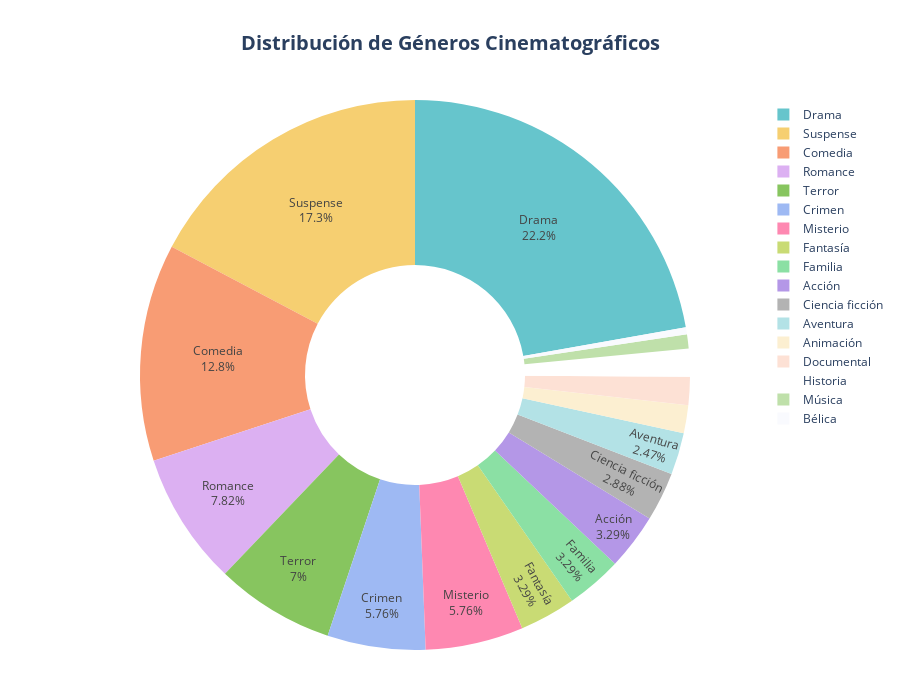

Notebook source saved alongside this figure:
### Code cell
import plotly.express as px

fig = px.pie(df_generos,
             values='recuento',
             names='nombre',
             hole=0.4,  # Para crear el efecto donut
             title='Distribución de Géneros Cinematográficos',
             color_discrete_sequence=px.colors.qualitative.Pastel)

fig.update_traces(textposition='inside',
                 textinfo='percent+label',
                 hovertemplate="<b>%{label}</b><br>Películas: %{value}",
                 textfont_size=14,
                 insidetextfont_size=12
)

fig.update_layout(
    width=900,
    height=700,
    title_text='<b>Distribución de Géneros Cinematográficos</b>',
    title_font_size=20,  # Tamaño del título
    title_x=0.5,         # Centrar título
    margin=dict(t=100, b=50),  # Márgenes superior e inferior
    uniformtext_minsize=12,     # Tamaño mínimo de texto
    uniformtext_mode='hide'     # Oculta texto si no cabe
)
fig.show()

### Figure 1 — Plotly figure (JSON) as saved in the notebook; plotly's stock layout.template omitted (floating-point values rounded to 4 significant figures)
{"data": [{"domain": {"x": [0, 1], "y": [0, 1]}, "hole": 0.4, "hovertemplate": "<b>%{label}</b><br>Películas: %{value}", "insidetextfont": {"size": 12}, "labels": ["Drama", "Suspense", "Comedia", "Romance", "Terror", "Crimen", "Misterio", "Fantasía", "Familia", "Acción", "Ciencia ficción", "Aventura", "Animación", "Documental", "Historia", "Música", "Bélica"], "legendgroup": "", "name": "", "showlegend": true, "textfont": {"size": 14}, "textinfo": "percent+label", "textposition": "inside", "type": "pie", "values": [54, 42, 31, 19, 17, 14, 14, 8, 8, 8, 7, 6, 4, 4, 4, 2, 1]}], "layout": {"height": 700, "legend": {"tracegroupgap": 0}, "margin": {"b": 50, "t": 100}, "piecolorway": ["rgb(102, 197, 204)", "rgb(246, 207, 113)", "rgb(248, 156, 116)", "rgb(220, 176, 242)", "rgb(135, 197, 95)", "rgb(158, 185, 243)", "rgb(254, 136, 177)", "rgb(201, 219, 116)", "rgb(139, 224, 164)", "rgb(180, 151, 231)", "rgb(179, 179, 179)"], "title": {"font": {"size": 20}, "text": "<b>Distribución de Géneros Cinematográficos</b>", "x": 0.5}, "uniformtext": {"minsize": 12, "mode": "hide"}, "width": 900}}
